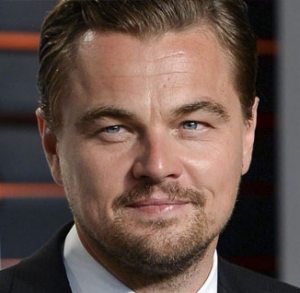
#> input picture imagem1.png, 300 x 293 px, given in place of the camera
$ python 2-RecognizeWithNotebookCamera.py
#> lines starting #> are read from the running program, lines starting #| are printed output that depends on the picture; after the words box and inside, x2 and y2 are one past the last pixel; in counts of white or black regions, pixels touching at a corner belong together
import cv2


xml_haar_cascade = r"../haarcascade_frontalface_alt2.xml"

# Carregar Classificador
faceClassifier = cv2.CascadeClassifier(xml_haar_cascade)

# Iniciar câmera
capture = cv2.VideoCapture(0)

while True:
    ret, frame = capture.read()
#> frame is the input picture: shape (293, 300, 3); mean B, G, R 71.7, 79.6, 99.3
    gray = cv2.cvtColor(frame, cv2.COLOR_BGR2GRAY)
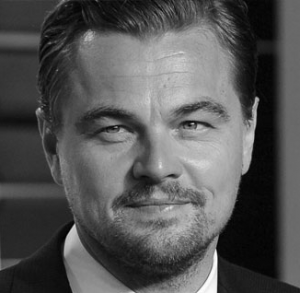
#> gray: shape (293, 300); min 0, max 253, mean 84.6
    faces = faceClassifier.detectMultiScale(gray)
#> faces = [[50, 43, 213, 213]]
    for x, y, w, h in faces:
        cv2.rectangle(frame, (x, y), (x + w, y + h), (0, 0, 255), 3)
#> this loop made 1 pass
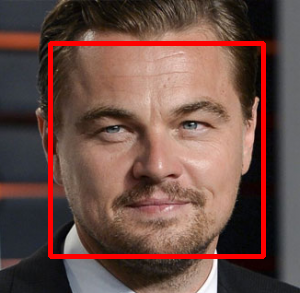
#> frame: shape (293, 300, 3); 4.83% of pixels changed, all inside (x1, y1, x2, y2) = (48, 41, 266, 259)

    # Redimensionando
    redimensionado = cv2.resize(frame, (455, 350))
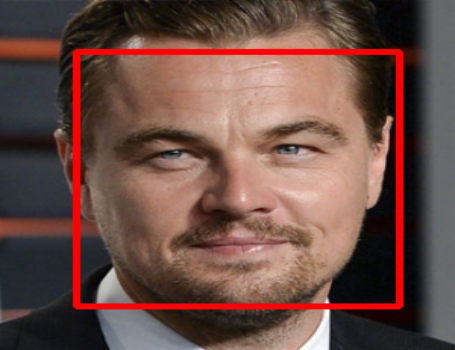
#> redimensionado: shape (350, 455, 3); mean B, G, R 69.4, 76.9, 108.3
    # Exibindo na tela
    cv2.imshow('frame', redimensionado)

    key = cv2.waitKey(30) & 0xFF
#> (key q is pressed here)
    if key == 27:
        break
capture.release()

# [8 lines of commented-out code are left out]
